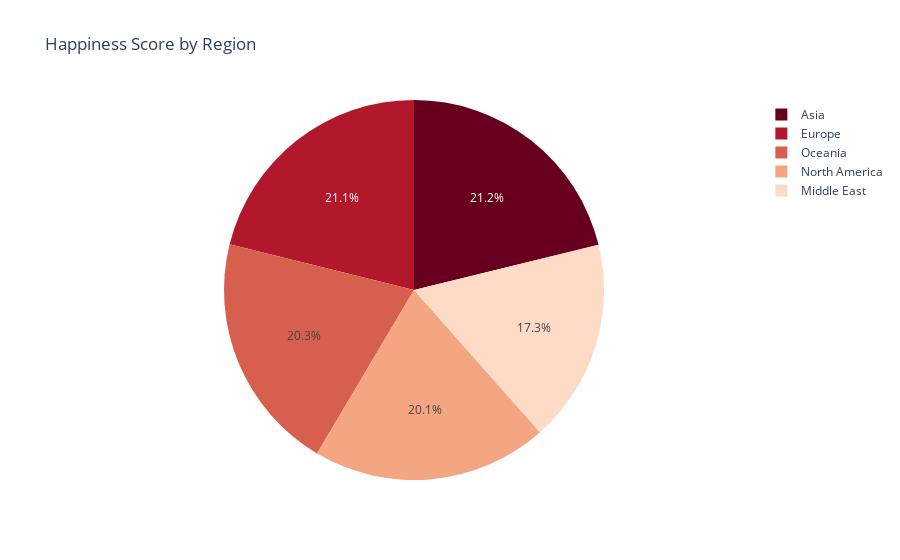

Here is the notebook cell this chart was saved with:
### Code cell
# Create pie chart
fig4 = px.pie( region_happiness,
              values='Happiness Score',
              names='Region',
              title='Happiness Score by Region',
              color_discrete_sequence=px.colors.sequential.RdBu ) 
# Show the plot
fig4.show()

### Figure 1 — Plotly figure (JSON) as saved in the notebook; plotly's stock layout.template omitted (floating-point values rounded to 4 significant figures)
{"data": [{"domain": {"x": [0, 1], "y": [0, 1]}, "hovertemplate": "Region=%{label}<br>Happiness Score=%{value}<extra></extra>", "labels": ["Asia", "Europe", "Middle East", "North America", "Oceania"], "legendgroup": "", "name": "", "showlegend": true, "type": "pie", "values": [7.6, 7.583, 6.2, 7.2, 7.3]}], "layout": {"legend": {"tracegroupgap": 0}, "piecolorway": ["rgb(103,0,31)", "rgb(178,24,43)", "rgb(214,96,77)", "rgb(244,165,130)", "rgb(253,219,199)", "rgb(247,247,247)", "rgb(209,229,240)", "rgb(146,197,222)", "rgb(67,147,195)", "rgb(33,102,172)", "rgb(5,48,97)"], "title": {"text": "Happiness Score by Region"}}}
